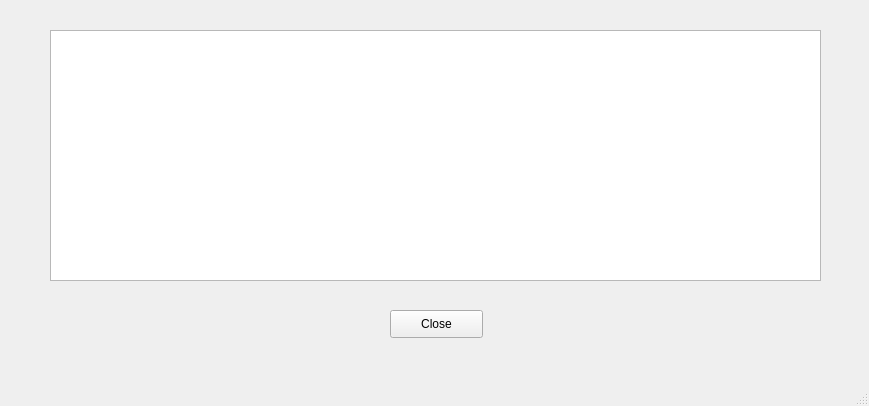
<?xml version="1.0" encoding="UTF-8"?>
<ui version="4.0">
 <class>MainWindow</class>
 <widget class="QMainWindow" name="MainWindow">
  <property name="geometry">
   <rect>
    <x>0</x>
    <y>0</y>
    <width>869</width>
    <height>406</height>
   </rect>
  </property>
  <property name="windowTitle">
   <string>MainWindow</string>
  </property>
  <widget class="QWidget" name="centralwidget">
   <widget class="QTableView" name="tableView">
    <property name="geometry">
     <rect>
      <x>50</x>
      <y>30</y>
      <width>771</width>
      <height>251</height>
     </rect>
    </property>
   </widget>
   <widget class="QPushButton" name="pushButton">
    <property name="geometry">
     <rect>
      <x>390</x>
      <y>310</y>
      <width>93</width>
      <height>28</height>
     </rect>
    </property>
    <property name="text">
     <string>Close</string>
    </property>
   </widget>
  </widget>
  <widget class="QMenuBar" name="menubar">
   <property name="geometry">
    <rect>
     <x>0</x>
     <y>0</y>
     <width>869</width>
     <height>26</height>
    </rect>
   </property>
  </widget>
  <widget class="QStatusBar" name="statusbar"/>
 </widget>
 <resources/>
 <connections/>
</ui>
